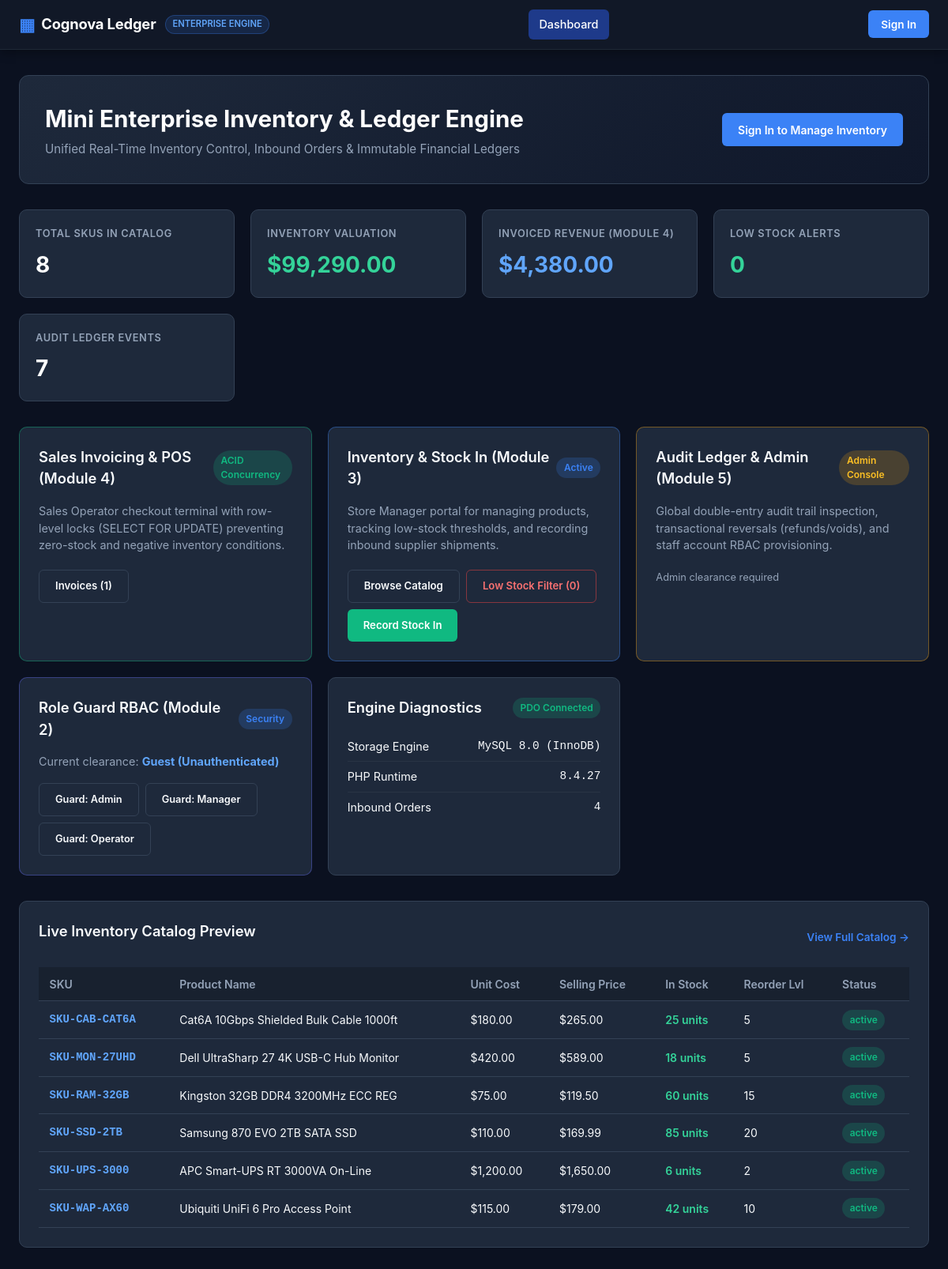
The page / on the database its author committed.
### tables this page shows
CREATE TABLE products (
    id INT UNSIGNED AUTO_INCREMENT PRIMARY KEY,
    sku VARCHAR(64) NOT NULL UNIQUE,
    name VARCHAR(255) NOT NULL,
    description TEXT NULL,
    unit_cost DECIMAL(12, 4) NOT NULL DEFAULT 0.0000,
    selling_price DECIMAL(12, 4) NOT NULL DEFAULT 0.0000,
    stock_quantity INT NOT NULL DEFAULT 0,
    reorder_level INT NOT NULL DEFAULT 10,
    status ENUM('active', 'inactive', 'archived') NOT NULL DEFAULT 'active',
    created_at TIMESTAMP NOT NULL DEFAULT CURRENT_TIMESTAMP,
    updated_at TIMESTAMP NOT NULL DEFAULT CURRENT_TIMESTAMP ON UPDATE CURRENT_TIMESTAMP,
    INDEX idx_products_sku (sku),
    INDEX idx_products_name (name),
    INDEX idx_products_stock_quantity (stock_quantity),
    INDEX idx_products_status (status),
    INDEX idx_products_created_at (created_at)
);

### src/Middleware/AuthMiddleware.php (called while the page is built, shortened)
<?php
class AuthMiddleware
{
    public static function initSession(): void
    {
        if (session_status() === PHP_SESSION_ACTIVE) {
            return;
        }
        $isHttps = (!empty($_SERVER['HTTPS']) && $_SERVER['HTTPS'] !== 'off')
            || (isset($_SERVER['SERVER_PORT']) && $_SERVER['SERVER_PORT'] == 443)
            || (isset($_SERVER['HTTP_X_FORWARDED_PROTO']) && $_SERVER['HTTP_X_FORWARDED_PROTO'] === 'https');
    }
    public static function isAuthenticated(): bool
    {
        return !empty($_SESSION['user']) && !empty($_SESSION['user']['id']);
    }
    public static function currentUser(): ?array
    {
        return $_SESSION['user'] ?? null;
    }
    public static function hasRole($allowedRoles): bool
    {
        if (!self::isAuthenticated()) {
            return false;
        }
        return false;
    }
}

### includes/auth.php (called while the page is built, shortened)
<?php
spl_autoload_register(function ($class) {
    $prefix = 'App\\';
    $baseDir = __DIR__ . '/../src/';
    $len = strlen($prefix);
    $relativeClass = substr($class, $len);
    $file = $baseDir . str_replace('\\', '/', $relativeClass) . '.php';
});
if (!function_exists('currentUser')) {
    function currentUser(): ?array {
        return AuthMiddleware::currentUser();
    }
}
if (!function_exists('hasRole')) {
    function hasRole($roles): bool {
        return AuthMiddleware::hasRole($roles);
    }
}

### src/Services/ProductService.php (called while the page is built, shortened)
<?php
class ProductService
{
    public function getAll(array $filters = []): array
    {
        $pdo = Database::getConnection();
        $sql = '
            SELECT
                p.id,
                p.sku,
                p.name,
                p.description,
                p.unit_cost,
                p.selling_price,
                p.stock_quantity,
                p.reorder_level,
                p.status,
                p.created_at,
                p.updated_at,
                (p.stock_quantity <= p.reorder_level) AS is_low_stock,
                CASE
                    WHEN p.selling_price > 0
                    THEN ROUND(((p.selling_price - p.unit_cost) / p.selling_price) * 100, 2)
                    ELSE 0
                END AS margin_percentage
            FROM products p
            WHERE 1=1
        ';
        $params = [];
        if (!empty($filters['status'])) {
            $sql .= ' AND p.status = :status';
            $params[':status'] = $filters['status'];
        } else {
            if (!isset($filters['include_archived']) || !$filters['include_archived']) {
                $sql .= ' AND p.status != "archived"';
            }
        }
        $sql .= ' ORDER BY (p.stock_quantity <= p.reorder_level) DESC, p.id DESC';
        $stmt = $pdo->prepare($sql);
        $stmt->execute($params);
        return $stmt->fetchAll();
    }
}

### src/Services/InvoiceService.php (called while the page is built, shortened)
<?php
class InvoiceService
{
    public function getSalesSummary(): array
    {
        $pdo = Database::getConnection();
        $stmt = $pdo->query('
            SELECT
                COALESCE(SUM(total_amount), 0.0) AS total_revenue,
                COUNT(*) AS invoice_count
            FROM invoices
            WHERE status = "paid"
        ');
        $row = $stmt->fetch();
        return [
            'total_revenue' => (float)($row['total_revenue'] ?? 0.0),
            'invoice_count' => (int)($row['invoice_count'] ?? 0),
        ];
    }
}

### public/index.php (the view, shortened to what this page needs)
<?php
require_once __DIR__ . '/../includes/auth.php';
$currentUser = currentUser();
$dbConnected = false;
$tableStats = [];
$sampleProducts = [];
$totalInventoryValuation = 0.0;
$salesSummary = ['total_revenue' => 0.0, 'invoice_count' => 0];
try {
    $pdo = Database::getConnection();
    $dbConnected = true;
    $tables = ['roles', 'users', 'products', 'stock_inbound', 'invoices', 'invoice_items', 'audit_ledger'];
    foreach ($tables as $table) {
        $stmt = $pdo->query("SELECT COUNT(*) AS total FROM `{$table}`");
        $tableStats[$table] = $stmt->fetch()['total'] ?? 0;
    }
    $productService = new ProductService();
    $invoiceService = new InvoiceService();
    $salesSummary = $invoiceService->getSalesSummary();
    $stmtValuation = $pdo->query("SELECT SUM(stock_quantity * unit_cost) AS total_val FROM products WHERE status = 'active'");
    $totalInventoryValuation = (float)($stmtValuation->fetch()['total_val'] ?? 0.0);
    $sampleProducts = $productService->getAll();
} catch (Exception $e) {
    $dbError = $e->getMessage();
}
?>
<!DOCTYPE html>
<html lang="en">
<head>
</head>
<body>
<?php include __DIR__ . '/../includes/nav.php'; ?>
<div class="container">
    <div class="hero-banner">
        <div class="hero-title">
            <h1>Mini Enterprise Inventory & Ledger Engine</h1>
            <p>Unified Real-Time Inventory Control, Inbound Orders & Immutable Financial Ledgers</p>
        </div>
        <div style="display: flex; gap: 0.75rem;">
            <?php if (hasRole(['Admin', 'Store Manager'])): ?>
                <a href="/inventory/index.php" class="btn">
                    <span>&#9638;</span> Product Catalog
                </a>
                <a href="/inventory/stock-in.php" class="btn btn-success">
                    <span>&#10515;</span> Stock Inbound
                </a>
            <?php else: ?>
                <a href="/login.php" class="btn">Sign In to Manage Inventory</a>
            <?php endif; ?>
        </div>
    </div>
    <div class="stats-ribbon">
        <div class="stat-card">
            <div class="stat-label">Total SKUs in Catalog</div>
            <div class="stat-value"><?= (int)($tableStats['products'] ?? 0) ?></div>
        </div>
        <div class="stat-card">
            <div class="stat-label">Inventory Valuation</div>
            <div class="stat-value" style="color: #34d399;">$<?= number_format($totalInventoryValuation, 2) ?></div>
        </div>
        <div class="stat-card">
            <div class="stat-label">Invoiced Revenue (Module 4)</div>
            <div class="stat-value" style="color: #60a5fa;">$<?= number_format($salesSummary['total_revenue'], 2) ?></div>
        </div>
        <div class="stat-card">
            <div class="stat-label">Low Stock Alerts</div>
            <div class="stat-value" style="color: <?= $lowStockCount > 0 ? '#f87171' : '#34d399' ?>;">
                <?= $lowStockCount ?>
            </div>
        </div>
        <div class="stat-card">
            <div class="stat-label">Audit Ledger Events</div>
            <div class="stat-value"><?= (int)($tableStats['audit_ledger'] ?? 0) ?></div>
        </div>
    </div>
    <div class="grid">
        <div class="card" style="border-color: rgba(16, 185, 129, 0.4);">
            <h2>
                Sales Invoicing & POS (Module 4)
                <span class="badge badge-success">ACID Concurrency</span>
            </h2>
            <p style="color: var(--text-muted); font-size: 0.9rem; margin-bottom: 1.25rem;">
                Sales Operator checkout terminal with row-level locks (SELECT FOR UPDATE) preventing zero-stock and negative inventory conditions.
            </p>
            <div style="display: flex; gap: 0.5rem; flex-wrap: wrap;">
                <a href="/sales/invoices.php" class="btn btn-outline" style="font-size: 0.825rem;">
                    Invoices (<?= $salesSummary['invoice_count'] ?>)
                </a>
            </div>
        </div>
        <div class="card" style="border-color: rgba(59, 130, 246, 0.4);">
            <h2>
                Inventory & Stock In (Module 3)
                <span class="badge badge-info">Active</span>
            </h2>
            <p style="color: var(--text-muted); font-size: 0.9rem; margin-bottom: 1.25rem;">
                Store Manager portal for managing products, tracking low-stock thresholds, and recording inbound supplier shipments.
            </p>
            <div style="display: flex; gap: 0.5rem; flex-wrap: wrap;">
                <a href="/inventory/index.php" class="btn btn-outline" style="font-size: 0.825rem;">
                    Browse Catalog
                </a>
                <a href="/inventory/index.php?low_stock=1" class="btn btn-outline" style="font-size: 0.825rem; border-color: rgba(239,68,68,0.5); color: #f87171;">
                    Low Stock Filter (<?= $lowStockCount ?>)
                </a>
                <a href="/inventory/stock-in.php" class="btn btn-success" style="font-size: 0.825rem;">
                    Record Stock In
                </a>
            </div>
        </div>
        <div class="card" style="border-color: rgba(245, 158, 11, 0.4);">
            <h2>
                Audit Ledger & Admin (Module 5)
                <span class="badge badge-warning">Admin Console</span>
            </h2>
            <p style="color: var(--text-muted); font-size: 0.9rem; margin-bottom: 1.25rem;">
                Global double-entry audit trail inspection, transactional reversals (refunds/voids), and staff account RBAC provisioning.
            </p>
            <div style="display: flex; gap: 0.5rem; flex-wrap: wrap;">
                <?php if (hasRole(['Admin'])): ?>
                    <a href="/admin/audit-ledger.php" class="btn btn-outline" style="font-size: 0.825rem; border-color: rgba(245, 158, 11, 0.5); color: #fbbf24;">
                        Audit Ledger
                    </a>
                    <a href="/admin/users.php" class="btn btn-outline" style="font-size: 0.825rem;">
                        Staff Management
                    </a>
                <?php else: ?>
                    <span style="font-size: 0.8rem; color: var(--text-muted);">Admin clearance required</span>
                <?php endif; ?>
            </div>
        </div>
        <div class="card" style="border-color: rgba(99, 102, 241, 0.4);">
            <h2>
                Role Guard RBAC (Module 2)
                <span class="badge badge-info">Security</span>
            </h2>
            <p style="color: var(--text-muted); font-size: 0.9rem; margin-bottom: 1rem;">
                Current clearance: <strong style="color: #60a5fa;"><?= htmlspecialchars($currentUser['role'] ?? 'Guest (Unauthenticated)') ?></strong>
            </p>
            <div style="display: flex; gap: 0.5rem; flex-wrap: wrap;">
                <a href="/protected.php?role=Admin" class="btn btn-outline" style="font-size: 0.8rem;">Guard: Admin</a>
                <a href="/protected.php?role=Store Manager" class="btn btn-outline" style="font-size: 0.8rem;">Guard: Manager</a>
                <a href="/protected.php?role=Sales Operator" class="btn btn-outline" style="font-size: 0.8rem;">Guard: Operator</a>
            </div>
        </div>
        <div class="card">
            <h2>
                Engine Diagnostics
                <span class="badge <?= $dbConnected ? 'badge-success' : 'badge-danger' ?>">
                    <?= $dbConnected ? 'PDO Connected' : 'Unavailable' ?>
                </span>
            </h2>
            <div class="list-item">
                <span class="text-muted">Storage Engine</span>
                <span class="mono">MySQL 8.0 (InnoDB)</span>
            </div>
            <div class="list-item">
                <span class="text-muted">PHP Runtime</span>
                <span class="mono"><?= PHP_VERSION ?></span>
            </div>
            <div class="list-item">
                <span class="text-muted">Inbound Orders</span>
                <span class="mono"><?= (int)($tableStats['stock_inbound'] ?? 0) ?></span>
            </div>
        </div>
    </div>
    <?php if ($dbConnected && !empty($sampleProducts)): ?>
    <div class="card">
        <div style="display: flex; justify-content: space-between; align-items: center; margin-bottom: 1rem;">
            <h2>Live Inventory Catalog Preview</h2>
            <a href="/inventory/index.php" style="color: var(--primary); text-decoration: none; font-size: 0.85rem; font-weight: 600;">View Full Catalog &rarr;</a>
        </div>
        <table>
            <thead>
                <tr>
                    <th>SKU</th>
                    <th>Product Name</th>
                    <th>Unit Cost</th>
                    <th>Selling Price</th>
                    <th>In Stock</th>
                    <th>Reorder Lvl</th>
                    <th>Status</th>
                </tr>
            </thead>
            <tbody>
                <?php foreach (array_slice($sampleProducts, 0, 6) as $p): ?>
                <tr>
                    <td class="mono" style="color: #60a5fa; font-weight: 600;"><?= htmlspecialchars($p['sku']) ?></td>
                    <td><?= htmlspecialchars($p['name']) ?></td>
                    <td>$<?= number_format((float)$p['unit_cost'], 2) ?></td>
                    <td>$<?= number_format((float)$p['selling_price'], 2) ?></td>
                    <td>
                        <?php if ($p['is_low_stock']): ?>
                            <span style="color: #f87171; font-weight: 700; background: rgba(239,68,68,0.15); padding: 0.15rem 0.5rem; border-radius: 9999px;">
                                &#9888; <?= (int)$p['stock_quantity'] ?> units
                            </span>
                        <?php else: ?>
                            <span style="color: #34d399; font-weight: 600;">
                                <?= (int)$p['stock_quantity'] ?> units
                            </span>
                        <?php endif; ?>
                    </td>
                    <td><?= (int)$p['reorder_level'] ?></td>
                    <td><span class="badge badge-success"><?= htmlspecialchars($p['status']) ?></span></td>
                </tr>
                <?php endforeach; ?>
            </tbody>
        </table>
    </div>
    <?php endif; ?>
</div>
</body>
</html>

### rows shown on the page
products: stock_quantity "8"
products: sku "SKU-CAB-CAT6A", name "Cat6A 10Gbps Shielded Bulk Cable 1000ft", unit_cost "180.00", selling_price "265.00", stock_quantity "25", reorder_level "5", status "active"
products: sku "SKU-MON-27UHD", name "Dell UltraSharp 27 4K USB-C Hub Monitor", unit_cost "420.00", selling_price "589.00", stock_quantity "18", reorder_level "5", status "active"
products: sku "SKU-RAM-32GB", name "Kingston 32GB DDR4 3200MHz ECC REG", unit_cost "75.00", selling_price "119.50", stock_quantity "60", reorder_level "15", status "active"
products: sku "SKU-SSD-2TB", name "Samsung 870 EVO 2TB SATA SSD", unit_cost "110.00", selling_price "169.99", stock_quantity "85", reorder_level "20", status "active"
products: sku "SKU-UPS-3000", name "APC Smart-UPS RT 3000VA On-Line", unit_cost "1,200.00", selling_price "1,650.00", stock_quantity "6", reorder_level "2", status "active"
products: sku "SKU-WAP-AX60", name "Ubiquiti UniFi 6 Pro Access Point", unit_cost "115.00", selling_price "179.00", stock_quantity "42", reorder_level "10", status "active"

### other values the page prints
$totalInventoryValuation "99,290.00"
$salesSummary['total_revenue'] "4,380.00"
$lowStockCount "0"
$tableStats['audit_ledger'] "7"
$salesSummary['invoice_count'] "1"
$currentUser['role'] "Guest (Unauthenticated)"
PHP_VERSION "8.4.27"
$tableStats['stock_inbound'] "4"
